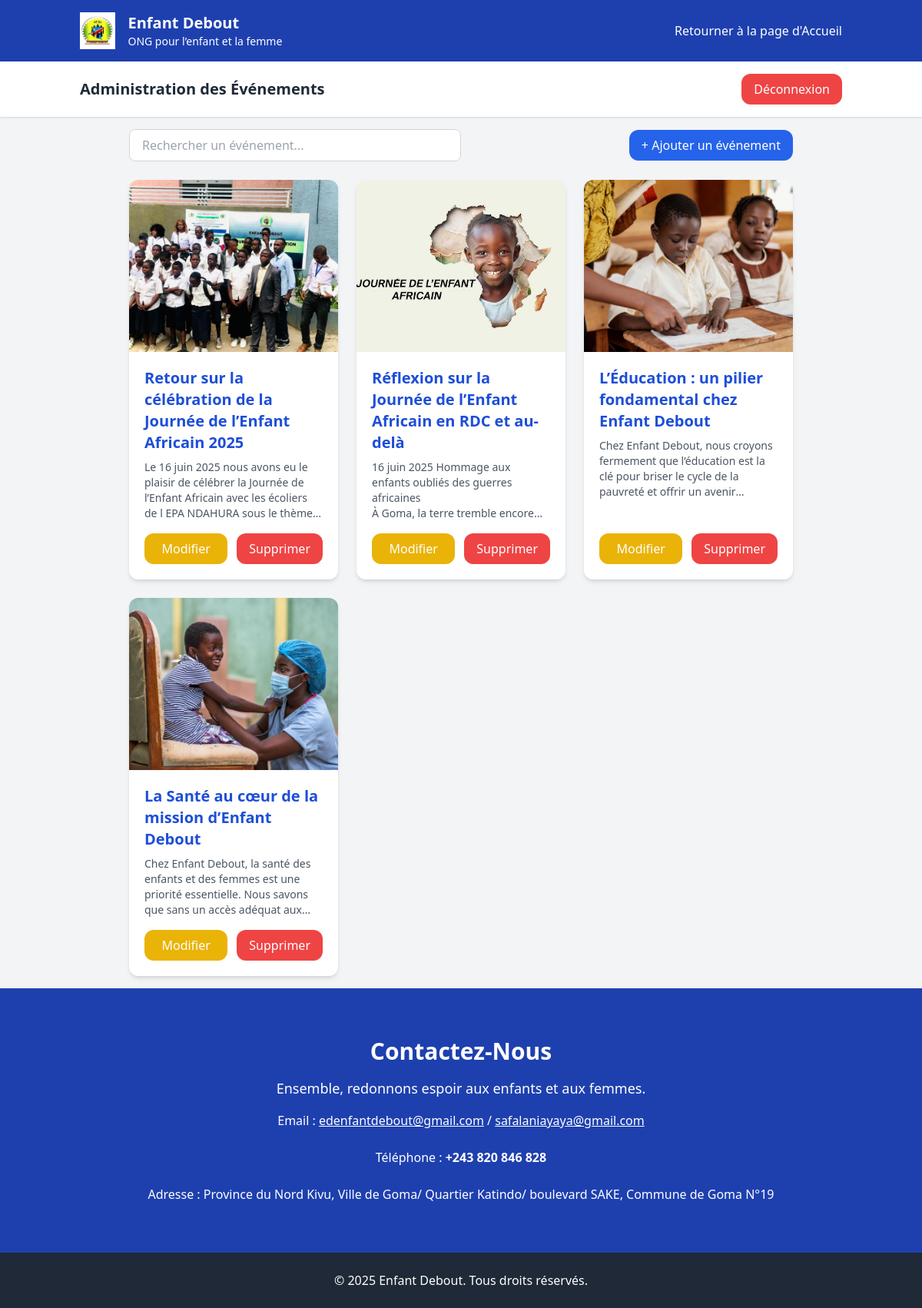
/Frontend/Admin/activites.php (signed in), run on the app's committed database.
### tables this page shows
CREATE TABLE `activities` (
  `id` int(11) NOT NULL,
  `title` varchar(1000) NOT NULL,
  `description` text NOT NULL,
  `image` varchar(255) NOT NULL,
  `date` date NOT NULL DEFAULT current_timestamp()
);

### Backend/request_bdd.php (called while the page is built, shortened)
<?php
$bdd = connecterBDD();
function getAll()
{
    global $bdd;
    try {
        $sql = "SELECT * FROM activities ORDER BY id DESC";
        $stmt = $bdd->query($sql);
        return $stmt->fetchAll(PDO::FETCH_ASSOC);
    } catch (PDOException $e) {
        echo "Erreur lors de la récupération : " . $e->getMessage();
        return [];
    }
}
?>

### Frontend/Admin/activites.php (the view, shortened to what this page needs)
<?php
include('../../Backend/request_bdd.php');
$events = getAll();
?>
<!DOCTYPE html>
<html lang="fr">
<head>
    <script src="https://cdn.tailwindcss.com"></script>
</head>
<body class="bg-gray-100 min-h-screen flex flex-col">
    <header class="bg-blue-800 text-white">
        <div class="container mx-auto flex items-center justify-between px-4 py-4">
            <div class="flex items-center space-x-4">
                <img src="../assets/logo.png" alt="Logo Enfant Debout" class="h-12 w-auto">
                <div>
                    <h1 class="text-xl font-bold">Enfant Debout</h1>
                    <p class="text-sm">ONG pour l’enfant et la femme</p>
                </div>
            </div>
            <nav class="hidden md:flex space-x-6">
                <a href="../../index.php" class="hover:text-blue-200">Retourner à la page d'Accueil</a>
            </nav>
        </div>
    </header>
    <div class="bg-white shadow">
        <div class="container mx-auto p-4 flex flex-col md:flex-row md:items-center md:justify-between gap-4">
            <h2 class="text-xl font-bold text-gray-800">Administration des Événements</h2>
            <form method="POST" action="logout.php" class="w-full md:w-auto">
                <button type="submit"
                    class="w-full md:w-auto bg-red-500 hover:bg-red-600 text-white px-4 py-2 rounded-xl transition">
                    Déconnexion
                </button>
            </form>
        </div>
    </div>
    <main class="max-w-4xl mx-auto p-4 space-y-6 flex-1 w-full">
        <div class="flex flex-col sm:flex-row justify-between items-center gap-4">
            <input id="searchInput" type="text" placeholder="Rechercher un événement..."
                class="w-full sm:w-1/2 px-4 py-2 border border-gray-300 rounded-lg focus:outline-none focus:ring-2 focus:ring-blue-500" />
            <a href="ajouter.php" class="w-full sm:w-auto">
                <button
                    class="w-full sm:w-auto bg-blue-600 hover:bg-blue-700 text-white px-4 py-2 rounded-xl transition">
                    + Ajouter un événement
                </button>
            </a>
        </div>
        <div id="eventsList" class="mt-10">
            <?php if (empty($events)): ?>
                <div id="noEventsMessage" class="text-center text-gray-600 bg-white p-6 rounded-2xl shadow">
                    Aucune activité encore disponible, veuillez en ajouter une.
                </div>
            <?php else: ?>
                <div class="grid grid-cols-1 sm:grid-cols-2 lg:grid-cols-3 gap-6">
                    <?php foreach ($events as $event): ?>
                        <div class="flex flex-col bg-white rounded-xl shadow-md hover:shadow-2xl transition-all duration-300 overflow-hidden transform hover:-translate-y-1"
                            data-aos="zoom-in">
                            <img src="uploads/<?= htmlspecialchars($event['image']) ?>"
                                alt="<?= htmlspecialchars($event['title']) ?>" class="w-full h-56 object-cover">
                            <div class="p-5 flex flex-col justify-between flex-1">
                                <div>
                                    <h3 class="text-xl font-semibold text-blue-700 mb-2">
                                        <?= htmlspecialchars($event['title']) ?>
                                    </h3>
                                    <p class="text-gray-600 text-sm line-clamp-4">
                                        <?= nl2br(htmlspecialchars($event['description'])) ?>
                                    </p>
                                </div>
                                <div class="mt-4 flex flex-wrap gap-3">
                                    <a href="modifier.php?id=<?= urlencode($event['id']) ?>" class="flex-1">
                                        <button
                                            class="w-full bg-yellow-500 hover:bg-yellow-600 text-white py-2 px-4 rounded-xl font-medium transition duration-200">
                                            Modifier
                                        </button>
                                    </a>
                                    <a href="supprimer.php?id=<?= urlencode($event['id']) ?>"
                                        onclick="return confirm('Supprimer cet événement ?');" class="flex-1">
                                        <button
                                            class="w-full bg-red-500 hover:bg-red-600 text-white py-2 px-4 rounded-xl font-medium transition duration-200">
                                            Supprimer
                                        </button>
                                    </a>
                                </div>
                            </div>
                        </div>
                    <?php endforeach; ?>
                </div>
            <?php endif; ?>
        </div>
    </main>
    <section id="contact" class="py-16 bg-blue-800 text-white text-center">
        <div class="container mx-auto px-6">
            <h2 class="text-3xl font-bold mb-4">Contactez-Nous</h2>
            <p class="text-lg mb-4">Ensemble, redonnons espoir aux enfants et aux femmes.</p>
            <p>Email : <span><a href="mailto:edenfantdebout@gmail.com"
                        class="underline">edenfantdebout@gmail.com</a></span> / <span><a
                        href="mailto:safalaniayaya@gmail.com" class="underline">safalaniayaya@gmail.com</a></span>
            </p>
            <br>
            <p>Téléphone : <strong>+243 820 846 828</strong></p>
            <br>
            <p>Adresse : Province du Nord Kivu, Ville de Goma/ Quartier Katindo/ boulevard SAKE, Commune de Goma
                N°19</p>
        </div>
    </section>
    <footer class="bg-gray-800 text-white py-6">
        <div class="container mx-auto text-center">
            <p>&copy; 2025 Enfant Debout. Tous droits réservés.</p>
        </div>
    </footer>
</body>
</html>

### data on the page
activities: image (picture), title "Retour sur la célébration de la Journée de l’Enfant Africain 2025", description "Le 16 juin 2025 nous avons eu le plaisir de célébrer la Journée de l’Enfant Africain avec les écoliers de l EPA NDAHURA sous le thème…"
activities: image (picture), title "Réflexion sur la Journée de l’Enfant Africain en RDC et au-delà", description "16 juin 2025 Hommage aux enfants oubliés des guerres africaines À Goma, la terre tremble…"
activities: image (picture), title "L’Éducation : un pilier fondamental chez Enfant Debout", description "Chez Enfant Debout, nous croyons fermement que l’éducation est la clé pour briser le cycle de la pauvreté et offrir un…"
activities: image (picture), title "La Santé au cœur de la mission d’Enfant Debout", description "Chez Enfant Debout, la santé des enfants et des femmes est une priorité essentielle. Nous savons que sans un accès adéquat…"
